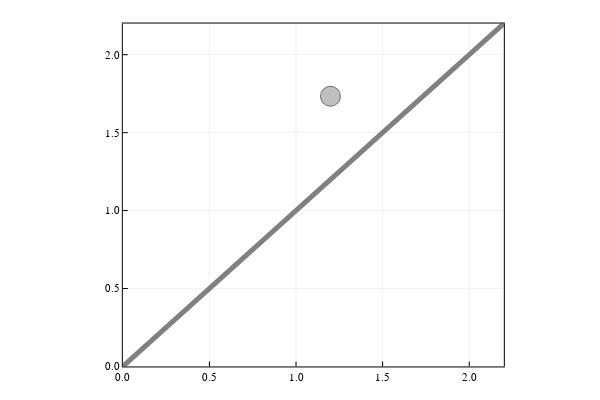

Here is the notebook cell this chart was saved with:
### Code cell
# compute Dowker persistence
_, _, D, _ = compute_distance(large, large_disk);
W = compute_Witness_persistence(D)
W_barcode = barcode(W["eirene_output"], dim = 1)
plot_PD(W_barcode, 
        markersize = 10,
        pd_min = 0,
        pd_max = 2.2,
        background_color=:transparent, foreground_color=:black)

### Figure 1 — Plotly figure (JSON) as saved in the notebook; plotly's stock layout.template omitted (floating-point values rounded to 4 significant figures)
{"data": [{"colorbar": {"len": 0.9525, "title": "", "x": 0.8397, "y": 0.5139}, "hoverinfo": "text", "legendgroup": "", "marker": {"color": "rgba(128, 128, 128, 0.500)", "line": {"color": "rgba(0, 0, 0, 0.500)", "width": 1}, "size": 20, "symbol": "circle"}, "mode": "markers", "name": "", "showlegend": false, "text": [1], "type": "scatter", "x": [1.199], "xaxis": "x", "y": [1.733], "yaxis": "y"}, {"colorbar": {"len": 0.9525, "title": "", "x": 0.8397, "y": 0.5139}, "legendgroup": "", "line": {"color": "rgba(128, 128, 128, 1.000)", "dash": "solid", "shape": "linear", "width": 5}, "mode": "lines", "name": "", "showlegend": false, "type": "scatter", "x": [0, 2.2], "xaxis": "x", "y": [0, 2.2], "yaxis": "y"}], "layout": {"annotations": [], "height": 400, "legend": {"bgcolor": "rgba(0, 0, 0, 0.000)", "bordercolor": "rgba(0, 0, 0, 1.000)", "borderwidth": 1, "font": {"color": "rgba(0, 0, 0, 1.000)", "family": "sans-serif", "size": 11}, "title": {"font": {"color": "rgba(0, 0, 0, 1.000)", "family": "sans-serif", "size": 15}, "text": ""}, "tracegroupgap": 0, "traceorder": "normal", "x": 1, "xanchor": "right", "y": 0.07, "yanchor": "bottom"}, "margin": {"b": 20, "l": 0, "r": 0, "t": 20}, "paper_bgcolor": "rgba(0, 0, 0, 0.000)", "plot_bgcolor": "rgba(0, 0, 0, 0.000)", "showlegend": true, "width": 600, "xaxis": {"anchor": "y", "domain": [0.2047, 0.8397], "gridcolor": "rgba(0, 0, 0, 0.100)", "gridwidth": 0.5, "linecolor": "rgba(0, 0, 0, 1.000)", "mirror": true, "range": [0, 2.2], "showgrid": true, "showline": true, "showticklabels": true, "tickangle": 0, "tickcolor": "rgb(0, 0, 0)", "tickfont": {"color": "rgba(0, 0, 0, 1.000)", "family": "sans-serif", "size": 11}, "tickmode": "array", "ticks": "inside", "ticktext": ["0.0", "0.5", "1.0", "1.5", "2.0"], "tickvals": [0, 0.5, 1, 1.5, 2], "title": "", "titlefont": {"color": "rgba(0, 0, 0, 1.000)", "family": "sans-serif", "size": 15}, "type": "-", "visible": true, "zeroline": false, "zerolinecolor": "rgba(0, 0, 0, 1.000)"}, "yaxis": {"anchor": "x", "domain": [0.03762, 0.9902], "gridcolor": "rgba(0, 0, 0, 0.100)", "gridwidth": 0.5, "linecolor": "rgba(0, 0, 0, 1.000)", "mirror": true, "range": [0, 2.2], "showgrid": true, "showline": true, "showticklabels": true, "tickangle": 0, "tickcolor": "rgb(0, 0, 0)", "tickfont": {"color": "rgba(0, 0, 0, 1.000)", "family": "sans-serif", "size": 11}, "tickmode": "array", "ticks": "inside", "ticktext": ["0.0", "0.5", "1.0", "1.5", "2.0"], "tickvals": [0, 0.5, 1, 1.5, 2], "title": "", "titlefont": {"color": "rgba(0, 0, 0, 1.000)", "family": "sans-serif", "size": 15}, "type": "-", "visible": true, "zeroline": false, "zerolinecolor": "rgba(0, 0, 0, 1.000)"}}}
